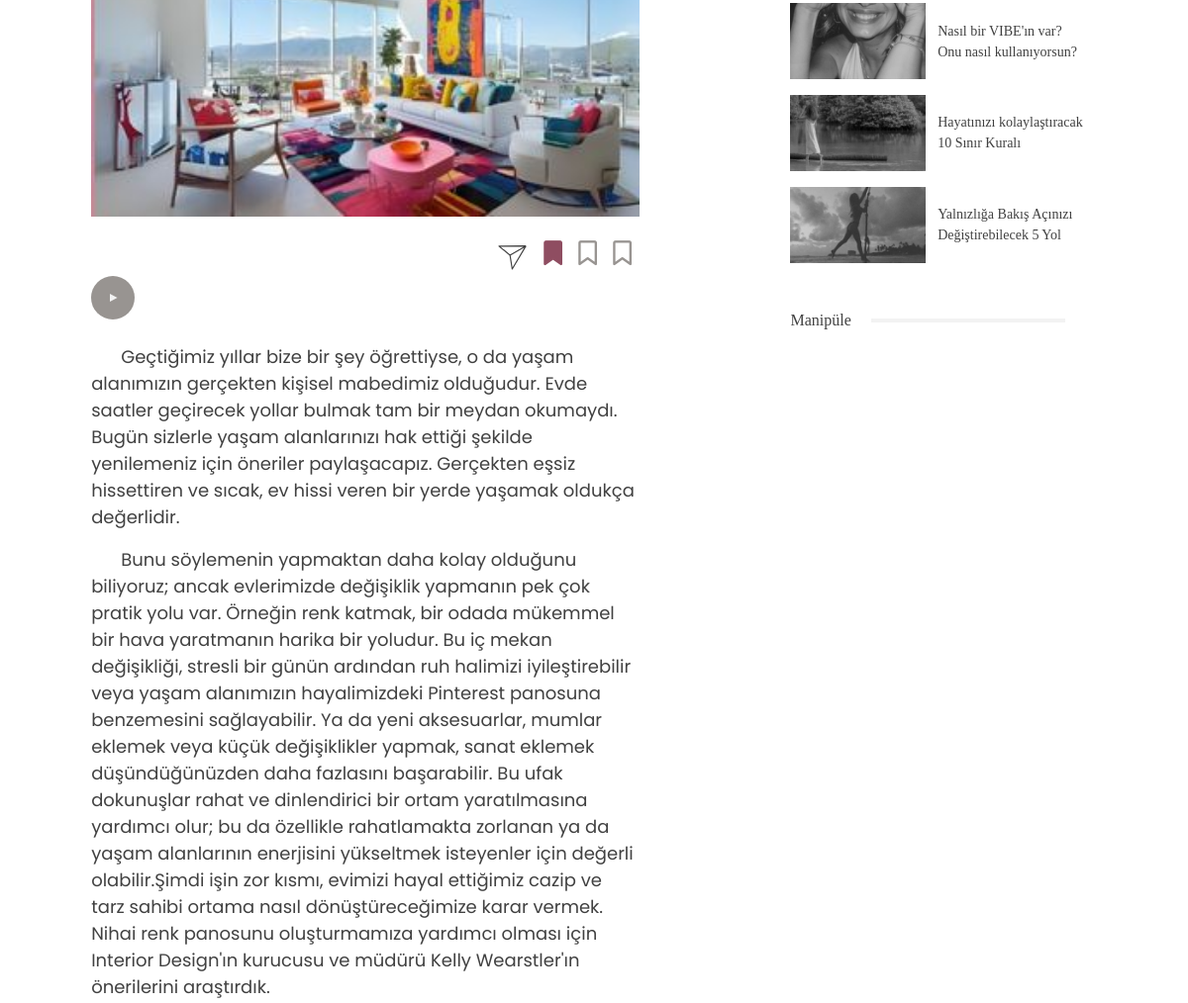
Before: /blog-detail/erkek-arkadasimin-kucuk-penisi-varsa-ne-yapmaliyim-copy-copy-copy-copy (middle part) with the older database file.
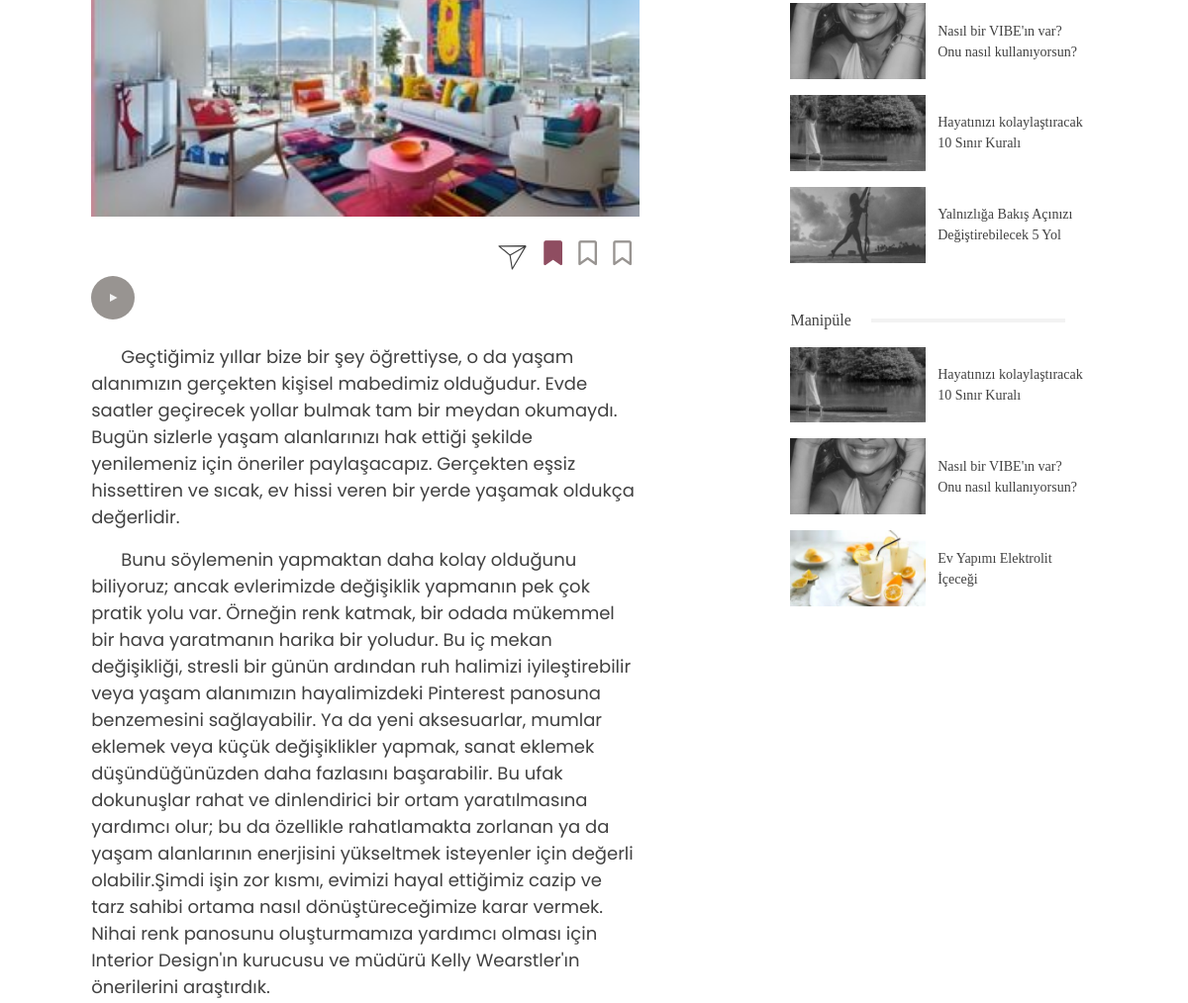
After: the same page with the newer database file.
### tuerny_app/models.py (models this page shows, shortened)
class Blog(models.Model):
    category = models.ForeignKey(
        'SubCategory',
        on_delete=models.SET_NULL,
        null=True,
        related_name="blogs"
    )
    extra_categories = models.ManyToManyField(  # Yeni çoklu kategori desteği
        'SubCategory',
        related_name="extra_blogs",
        blank=True
    )
    title = models.CharField(max_length=255)
    short_description = RichTextField(default="", null=True, blank=True)
    content = RichTextField()  # CKEditor entegrasyonu için
    media = models.ImageField(upload_to='blog_media/', null=True, blank=True)
    media_extra = models.FileField(
        upload_to='blog_media/',
        null=True,
        blank=True,
        help_text="Medya dosyası (resim, video veya ses dosyası) yükleyebilirsiniz."
    )
    user = models.ForeignKey(
        'CustomUser',
        on_delete=models.CASCADE,
        related_name="blogs"
    )
    source = models.URLField(max_length=500, null=True, blank=True)  # Kaynak (isteğe bağlı)
    author = models.CharField(max_length=200, null=True, blank=True)  # Kaynak (isteğe bağlı)
    slug = models.SlugField(max_length=255, unique=True, blank=True)  # Slug alanı
    created_at = models.DateTimeField(auto_now_add=True)
    class Meta:
        ordering = ['-created_at']

class SuggestedBlog(models.Model):
    blog = models.OneToOneField(
        Blog,
        on_delete=models.CASCADE,
        related_name="suggested_blog"
    )
    is_active = models.BooleanField(default=True)  # Blog önerilerini yönetmek için

### tuerny_app/views.py (the view)
# urls.py: path("blog-detail/<str:slug>", views.blog_detail, name="blog_detail"),
def blog_detail(request, slug):
    blog = Blog.objects.all()
    s_blogs = SuggestedBlog.objects.all()
    blog_ = get_object_or_404(Blog, slug=slug)
    return render(request, "tuerny_app/blog_detail.html", {"blog": blog, "blog_": blog_, "s_blog":s_blogs})

### tuerny_app/context_processors.py (called while the page is built)
def categories_context(request):
    categories = MainCategory.objects.all()
    subcategories = SubCategory.objects.all()
    blogs = Blog.objects.all()
    return {
        'categories': categories,
        'subcategories': subcategories,
        'blog': blogs
    }

### tuerny_app/templates/tuerny_app/blog_detail.html (shortened to what this page needs)
{% extends 'base.html' %}
{% load static %}
{% block content %}
<div class="container py-5">
    <div class="row justify-content-around">
        <div class="col-lg-6 p-0">
            <div class="d-flex flex-column gap-4">
                <div>
                    <div class="ratio-16x9">
                        <img src="{{blog_.media.url}}" class="w-100 h-100 object-fit-cover" />
                    </div>
                    <div class="blog-buttons d-flex gap-0 justify-content-end mt-3">
                        <div class="share-container">
                            <a href="#" class="share-btn">
                                <svg width="44" height="44" viewBox="0 0 44 44" fill="none"
                                    xmlns="http://www.w3.org/2000/svg">
                                    <path
                                        d="M34.2267 13.6443L6.99986 13.838L18.1526 22.9247M34.2267 13.6443L20.3724 37L18.1526 22.9247M34.2267 13.6443L18.1526 22.9247"
                                        stroke="#414141" stroke-width="1.16919" stroke-linejoin="round" />
                                </svg>
                            </a>
                        </div>
                                <a data-id="<?= $modul->blog_id ?>" href="javascript:void(0)" class="saved">
                                    <i class="fa-solid fa-bookmark"></i>
                                </a>
                                <a data-id="" href="javascript:void(0)" class="unsaved">
                                    <i class="fa-regular fa-bookmark"></i>
                                </a>
                            <a href="{% url 'tuerny_app:register' %}" class="unsaved">
                                <i class="fa-regular fa-bookmark"></i>
                            </a>
                    </div>
                    <div id="player-container">
                        <svg id="player-icon" class="player" width="44" height="44" viewBox="0 0 44 44" fill="none"
                            xmlns="http://www.w3.org/2000/svg">
                            <circle cx="22" cy="22" r="22" fill="#989491" />
                            <path id="icon-path" d="M26.4805 22.0555L19 26.1111L19 18L26.4805 22.0555Z"
                                fill="#F2F2F2" />
                        </svg>
                    </div>
                </div>
                <div class="blog-content d-flex flex-column gap-3">
                    {{blog_.content | safe}}
                </div>
            </div>
        </div>
        <div class="col-lg-4">
            <div class="d-flex flex-column gap-5 blog-sidebar ps-0 ps-lg-5 mt-5 mt-lg-0">
                <div>
                    <div class="mt-3 d-flex flex-column gap-3">
                        {% for blog in blog %}
                        {% if forloop.counter <= 3 %}
                                <div class="blog-card-5">
                                    <div class="row align-items-center">
                                        <div class="col-md-6">
                                            <div class="ratio-16x9">
                                                <a href="{% url 'tuerny_app:blog_detail' blog.slug %}"><img src="{{ blog.media.url }}"
                                                        class="w-100 h-100 object-fit-cover" /></a>
                                            </div>
                                        </div>
                                        <div class="col-md-6 ps-1 ps-md-0 mt-3 mt-md-0">
                                            <div>
                                                <p class="blog-card-title mb-0">
                                                    <a href="{% url 'tuerny_app:blog_detail' blog.slug %}">
                                                        {{ blog.title }}
                                                    </a>
                                                </p>
                                            </div>
                                        </div>
                                    </div>
                                </div>
                            {% endif %}
                                {% endfor %}
                    </div>
                </div>
                <div style="margin-bottom: 100px;">
                    <div class="blog-section-title soru">
                        <span>Manipüle</span>
                        <div class="blog-section-title-divider"></div>
                    </div>
                    <div class="mt-3 d-flex flex-column gap-3">
                        {% for blog in s_blog %}
                        {% if forloop.counter <= 3 %}
                                <div class="blog-card-5">
                                    <div class="row align-items-center">
                                        <div class="col-md-6">
                                            <div class="ratio-16x9">
                                                <a href="{% url 'tuerny_app:blog_detail' blog.blog.slug %}"><img src="{{ blog.blog.media.url }}"
                                                        class="w-100 h-100 object-fit-cover" /></a>
                                            </div>
                                        </div>
                                        <div class="col-md-6 ps-1 ps-md-0 mt-3 mt-md-0">
                                            <div>
                                                <p class="blog-card-title mb-0">
                                                    <a href="{% url 'tuerny_app:blog_detail' blog.blog.slug %}">
                                                        {{ blog.blog.title }}
                                                    </a>
                                                </p>
                                            </div>
                                        </div>
                                    </div>
                                </div>
                            {% endif %}
                                {% endfor %}
                    </div>
            </div>
        </div>
    </div>
</div>
{% endblock content %}

### templates/base.html (shortened to what this page needs)
{% load static %}
<!DOCTYPE html>
<html lang="tr">
  <head>
    <link href="https://cdn.jsdelivr.net/npm/bootstrap@5.3.3/dist/css/bootstrap.min.css" rel="stylesheet">
    <link rel="stylesheet" href="https://cdnjs.cloudflare.com/ajax/libs/bootstrap-datepicker/1.10.0/css/bootstrap-datepicker.min.css" />
    <link rel="stylesheet" href="https://cdnjs.cloudflare.com/ajax/libs/font-awesome/6.7.2/css/all.min.css" />
    <link rel="stylesheet" href="{% static 'tuerny_app/css/slick.css' %}">
    <link rel="stylesheet" href="https://cdnjs.cloudflare.com/ajax/libs/slick-carousel/1.9.0/slick-theme.min.css" />
    <link rel="stylesheet" href="https://cdnjs.cloudflare.com/ajax/libs/animate.css/4.1.1/animate.min.css" />
    <link rel="stylesheet" href="https://cdnjs.cloudflare.com/ajax/libs/magnific-popup.js/1.2.0/magnific-popup.min.css" />
    <link rel="stylesheet" href="{% static 'tuerny_app/css/general.css' %}" />
    <link rel="stylesheet" href="{% static 'tuerny_app/css/components.css' %}" />
    <link rel="stylesheet" href="{% static 'tuerny_app/css/blog.css' %}" />
    <link rel="stylesheet" href="{% static 'tuerny_app/css/blog-detail.css' %}" />
    <link rel="stylesheet" href="{% static 'tuerny_app/css/question.css' %}" />
    <link rel="stylesheet" href="{% static 'tuerny_app/css/profile.css' %}" />
  </head>
  <body>
    <div class="wrapper">
{% block content %}
{% endblock content %}
  </div>
</body>
</html>

### tuerny_app/static/tuerny_app/css/general.css (style rules this page uses)
:root { --teurny-black: #000000; --teurny-darker: #202020; --teurny-dark: #414141; --teurny-mid: #989491; --teurny-light: #faf6f1; --teurny-lighter: #f2f2f2; --teurny-1: #8f4d61; --teurny-2: #ca7c83; --teurny-3: #d09f83; --teurny-4: #cd9095; }
html { scroll-behavior: smooth; height: 100%; }
body { scroll-behavior: smooth; height: 100%; box-sizing: border-box; }
* { color: var(--teurny-dark); font-family: "Poppins"; }
.ratio-16x9 { aspect-ratio: 16/9; }
p { margin-bottom: 0; }
.container { padding-left: 28px; padding-right: 28px; }
.unsaved, .saved { font-size: 25px !important; display: flex; justify-content: center; align-items: center; width: 35px; }
.saved i { color: var(--teurny-1); }
.share-container { position: relative; display: inline-block; }

### tuerny_app/static/tuerny_app/css/blog.css (style rules this page uses)
.blog-section-title { display: flex; justify-content: space-between; align-items: center; position: relative; }
.blog-section-title > *:first-child { padding-right: 20px; }
.blog-section-title .blog-section-title-divider { flex-grow: 1; background-color: var(--teurny-lighter); height: 4px; }
.blog-section-title span, .blog-section-title a { font-family: "Playfair Display"; font-size: 16px; font-weight: 400; line-height: 20.8px; }
.blog-section-title.soru.blog-section-title span { font-family: "Playfair Display"; font-size: 16px; }
.blog-card-5 { display: flex; flex-direction: column; gap: 22px; position: relative; }
.blog-card-5 .blog-card-title { font-family: "Playfair Display"; font-size: 14px; }
.blog-card-5 .blog-card-title a { font-family: "Playfair Display"; font-size: 14px; }

### tuerny_app/static/tuerny_app/css/blog-detail.css (style rules this page uses)
.blog-buttons { font-size: 24px; }
.blog-buttons a i { color: var(--teurny-mid); }
.blog-buttons a.saved i { color: var(--teurny-1); }
.blog-content p { font-size: 18px; text-indent: 30px; }
.blog-sidebar { position: sticky; top: 100px; }

### tuerny_app/templates/tuerny_app/blog_detail.html (style rules this page uses)
.player { cursor: pointer; transition: fill 0.3s; }

Changed rows visible on the page:
added SuggestedBlog: blog.media (picture), blog "Hayatınızı kolaylaştıracak 10 Sınır Kuralı"
added SuggestedBlog: blog.media (picture), blog "Nasıl bir VIBE'ın var? Onu nasıl kullanıyorsun?"
added SuggestedBlog: blog.media (picture), blog "Ev Yapımı Elektrolit İçeceği"
